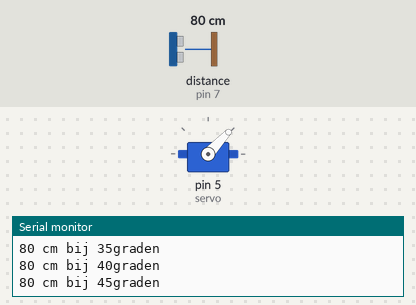
The sketch below on a simulated Arduino Uno, built with avr-gcc and run on an emulated ATmega328P. Parts: servo, the last lines printed to the serial monitor. Wiring (inferred from the names in the program): ultrasonic range finder: trigger pin 6; echo pin 7; servo: signal pin 5. The test bench sets the inputs (shaded band); at power-on: distance to the obstacle (sensor on pin 7) 80 cm. The echo pulse lasts 58.3 µs per cm; servo pulses on a pin are drawn as a servo (544–2400 µs = 0–180°).

Above: at 1.2 s.
1.3 s: distance to the obstacle (sensor on pin 7) set to 2 cm
At 2.92 s:
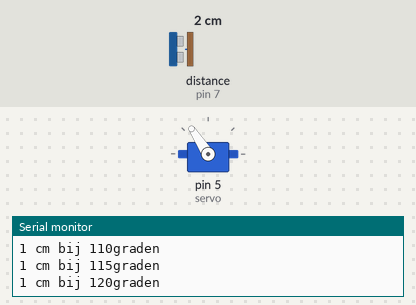
4.3 s: distance to the obstacle (sensor on pin 7) set to 120 cm
At 4.9 s:
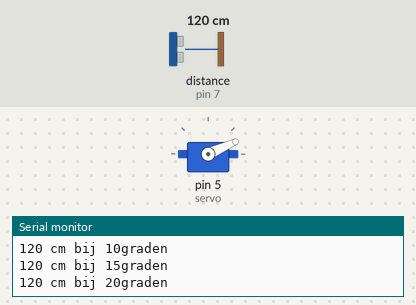
7.3 s: distance to the obstacle (sensor on pin 7) set to 4 cm
At 8.1 s:
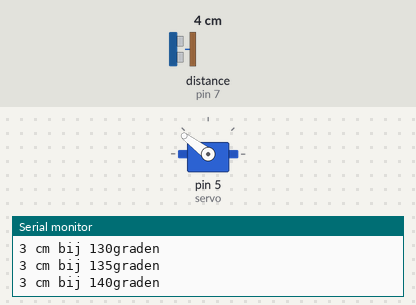
Timing chart, 0 to 16.3 s (numbered marks = the images above; inputs shaded):
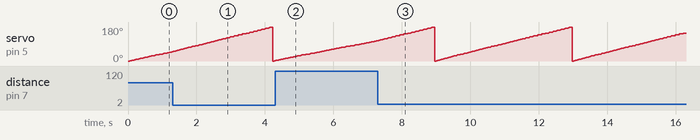

The sketch:

Sonar.ino
```cpp
#include <Wire.h>

const int servo = 5;
const int pingPin = 6;
const int echoPin = 7;

int pwm, angle, distance;

void setup() {
  pinMode(servo, OUTPUT);
  pinMode(pingPin, OUTPUT);
  pinMode(echoPin, INPUT);
  Serial.begin(9600);
  Wire.begin(9);
  Wire.onRequest(requestEvent);

}

void loop() {
  for (int angle = 0; angle <= 180; angle++)
  {
    angle = angle % 180;
    servoPulse(angle);
    digitalWrite(pingPin, LOW);
    delayMicroseconds(2);
    digitalWrite(pingPin, HIGH);
    delayMicroseconds(10);
    digitalWrite(pingPin, LOW);
    int duration = pulseIn(echoPin, HIGH);
    distance = microsecondsToCentimeters(duration);
    delay(20);
    if(angle % 5 == 0)
    {
      Serial.print(distance);
      Serial.print(" cm bij ");
      Serial.print(angle);
      Serial.print("graden \n");
    }
  }

}

void servoPulse(int angle)
{
  int pulseLength = (angle*11) + 500;
  digitalWrite(servo, HIGH);
  delayMicroseconds(pulseLength);
  digitalWrite(servo, LOW);
}

long microsecondsToCentimeters(long microseconds) {
   return microseconds / 29 / 2;
}

void requestEvent()
{
  Wire.write(angle);
  Wire.write(distance);
}
```

Measured:
- by itself, servo on pin 5 (servo): ramps from 0° to 178° and jumps back, once every 4.0 s
